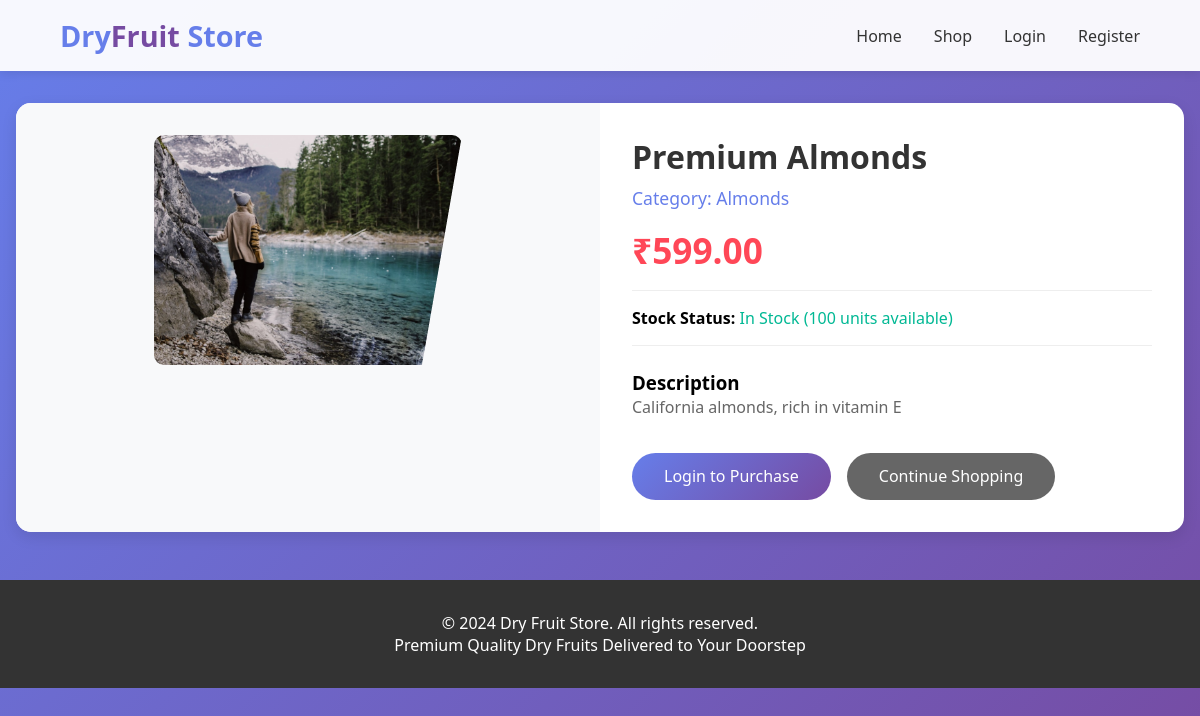
The app's page /dry_fruit_store/product_details.php?id=1 with its own data.
### tables this page shows
CREATE TABLE `products` (
  `id` int(11) NOT NULL,
  `name` varchar(100) NOT NULL,
  `category_id` int(11) DEFAULT NULL,
  `description` text DEFAULT NULL,
  `price` decimal(10,2) NOT NULL,
  `stock_quantity` int(11) DEFAULT 0,
  `image_path` varchar(255) DEFAULT NULL,
  `status` enum('active','inactive') DEFAULT 'active',
  `created_at` timestamp NOT NULL DEFAULT current_timestamp()
);

CREATE TABLE `categories` (
  `id` int(11) NOT NULL,
  `name` varchar(50) NOT NULL,
  `description` text DEFAULT NULL,
  `status` enum('active','inactive') DEFAULT 'active'
);

### dry_fruit_store/includes/config.php (called while the page is built, shortened)
<?php
function isLoggedIn() {
    return isset($_SESSION['user_id']);
}
?>

### dry_fruit_store/product_details.php (the view, shortened to what this page needs)
<?php
require_once 'includes/config.php';
$product_id = isset($_GET['id']) ? (int)$_GET['id'] : 0;
$query = "SELECT p.*, c.name as category_name
          FROM products p
          LEFT JOIN categories c ON p.category_id = c.id
          WHERE p.id = $product_id AND p.status = 'active'";
$result = mysqli_query($conn, $query);
$product = mysqli_fetch_assoc($result);
include 'includes/header.php';
?>
<div class="container">
    <div style="background: white; border-radius: 15px; overflow: hidden; display: flex; flex-wrap: wrap; margin: 2rem 0; box-shadow: 0 5px 15px rgba(0,0,0,0.1);">
        <div style="flex: 1; min-width: 300px; padding: 2rem; text-align: center; background: #f8f9fa;">
            <?php
            $image_path = 'assets/uploads/' . $product['image_path'];
            ?>
            <img src="<?php echo $image_path; ?>"
                 alt="<?php echo htmlspecialchars($product['name']); ?>"
                 style="max-width: 100%; max-height: 400px; object-fit: contain; border-radius: 10px;">
        </div>
        <div style="flex: 1; min-width: 300px; padding: 2rem;">
            <h1 style="color: #333; margin-bottom: 0.5rem;"><?php echo htmlspecialchars($product['name']); ?></h1>
            <p style="color: #667eea; font-size: 1.1rem; margin-bottom: 0.5rem;">
                Category: <?php echo htmlspecialchars($product['category_name']); ?>
            </p>
            <p style="font-size: 2.2rem; color: #ff4757; font-weight: bold; margin: 1rem 0;">
                ₹<?php echo number_format($product['price'], 2); ?>
            </p>
            <div style="margin: 1rem 0; padding: 1rem 0; border-top: 1px solid #eee; border-bottom: 1px solid #eee;">
                <strong>Stock Status:</strong>
                <?php if($product['stock_quantity'] > 0): ?>
                    <span style="color: #00b894;">In Stock (<?php echo $product['stock_quantity']; ?> units available)</span>
                <?php else: ?>
                    <span style="color: #ff4757;">Out of Stock</span>
                <?php endif; ?>
            </div>
            <div style="margin: 1.5rem 0;">
                <h3>Description</h3>
                <p style="color: #666; line-height: 1.6;">
                    <?php echo nl2br(htmlspecialchars($product['description'])); ?>
                </p>
            </div>
            <div style="margin-top: 2rem; display: flex; gap: 1rem; flex-wrap: wrap;">
                <?php if(isLoggedIn() && !isAdmin()): ?>
                    <?php if($product['stock_quantity'] > 0): ?>
                        <a href="user/cart.php?add=<?php echo $product['id']; ?>" class="btn btn-primary" style="padding: 0.8rem 2rem;">Add to Cart</a>
                    <?php else: ?>
                        <button class="btn btn-danger" disabled style="padding: 0.8rem 2rem;">Out of Stock</button>
                    <?php endif; ?>
                <?php elseif(!isLoggedIn()): ?>
                    <a href="login.php" class="btn btn-primary" style="padding: 0.8rem 2rem;">Login to Purchase</a>
                <?php endif; ?>
                <a href="shop.php" class="btn btn-primary" style="background: #666; padding: 0.8rem 2rem;">Continue Shopping</a>
            </div>
        </div>
    </div>
</div>
<?php include 'includes/footer.php'; ?>

### dry_fruit_store/assets/css/style.css (style rules this page uses)
* { margin: 0; padding: 0; box-sizing: border-box; }
body { font-family: 'Segoe UI', Tahoma, Geneva, Verdana, sans-serif; background: linear-gradient(135deg, #667eea 0%, #764ba2 100%); min-height: 100vh; }
.container { max-width: 1200px; margin: 2rem auto; padding: 0 1rem; }
.btn { display: inline-block; padding: 0.75rem 1.5rem; border: none; border-radius: 25px; cursor: pointer; font-size: 1rem; transition: all 0.3s; text-decoration: none; }
.btn-primary { background: linear-gradient(135deg, #667eea 0%, #764ba2 100%); color: white; }

### records on screen
products: image_path (picture), name "Premium Almonds", category.name "Almonds", price "599.00", stock_quantity "100", description "California almonds, rich in vitamin E"
